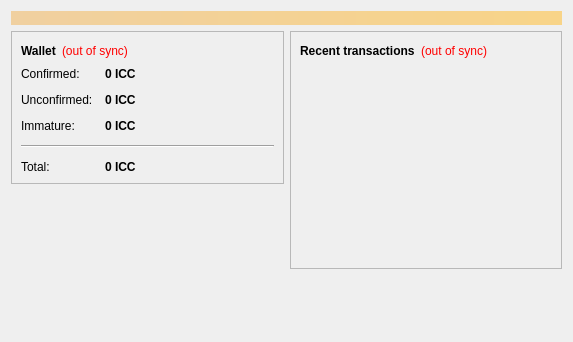
<?xml version="1.0" encoding="UTF-8"?>
<ui version="4.0">
 <class>OverviewPage</class>
 <widget class="QWidget" name="OverviewPage">
  <property name="geometry">
   <rect>
    <x>0</x>
    <y>0</y>
    <width>573</width>
    <height>342</height>
   </rect>
  </property>
  <property name="windowTitle">
   <string>Form</string>
  </property>
  <layout class="QVBoxLayout" name="topLayout">
   <item>
    <widget class="QLabel" name="labelAlerts">
     <property name="visible">
      <bool>false</bool>
     </property>
     <property name="styleSheet">
      <string notr="true">background-color: qlineargradient(x1: 0, y1: 0, x2: 1, y2: 0, stop:0 #F0D0A0, stop:1 #F8D488); color:#000000;</string>
     </property>
     <property name="wordWrap">
      <bool>true</bool>
     </property>
     <property name="margin">
      <number>3</number>
     </property>
    </widget>
   </item>
   <item>
    <layout class="QHBoxLayout" name="horizontalLayout" stretch="1,1">
     <item>
      <layout class="QVBoxLayout" name="verticalLayout_2">
       <item>
        <widget class="QFrame" name="frame">
         <property name="frameShape">
          <enum>QFrame::StyledPanel</enum>
         </property>
         <property name="frameShadow">
          <enum>QFrame::Raised</enum>
         </property>
         <layout class="QVBoxLayout" name="verticalLayout_4">
          <item>
           <layout class="QHBoxLayout" name="horizontalLayout_4">
            <item>
             <widget class="QLabel" name="label_5">
              <property name="font">
               <font>
                <weight>75</weight>
                <bold>true</bold>
               </font>
              </property>
              <property name="text">
               <string>Wallet</string>
              </property>
             </widget>
            </item>
            <item>
             <widget class="QLabel" name="labelWalletStatus">
              <property name="toolTip">
               <string>The displayed information may be out of date. Your wallet automatically synchronizes with the ICCCOIN network after a connection is established, but this process has not completed yet.</string>
              </property>
              <property name="styleSheet">
               <string notr="true">QLabel { color: red; }</string>
              </property>
              <property name="text">
               <string notr="true">(out of sync)</string>
              </property>
              <property name="alignment">
               <set>Qt::AlignLeading|Qt::AlignLeft|Qt::AlignVCenter</set>
              </property>
             </widget>
            </item>
            <item>
             <spacer name="horizontalSpacer_2">
              <property name="orientation">
               <enum>Qt::Horizontal</enum>
              </property>
              <property name="sizeHint" stdset="0">
               <size>
                <width>40</width>
                <height>20</height>
               </size>
              </property>
             </spacer>
            </item>
           </layout>
          </item>
          <item>
           <layout class="QFormLayout" name="formLayout_2">
            <property name="fieldGrowthPolicy">
             <enum>QFormLayout::AllNonFixedFieldsGrow</enum>
            </property>
            <property name="horizontalSpacing">
             <number>12</number>
            </property>
            <property name="verticalSpacing">
             <number>12</number>
            </property>
            <item row="0" column="0">
             <widget class="QLabel" name="label">
              <property name="text">
               <string>Confirmed:</string>
              </property>
             </widget>
            </item>
            <item row="0" column="1">
             <widget class="QLabel" name="labelBalance">
              <property name="font">
               <font>
                <weight>75</weight>
                <bold>true</bold>
               </font>
              </property>
              <property name="cursor">
               <cursorShape>IBeamCursor</cursorShape>
              </property>
              <property name="toolTip">
               <string>Your current spendable balance</string>
              </property>
              <property name="text">
               <string notr="true">0 ICC</string>
              </property>
              <property name="textInteractionFlags">
               <set>Qt::LinksAccessibleByMouse|Qt::TextSelectableByKeyboard|Qt::TextSelectableByMouse</set>
              </property>
             </widget>
            </item>
            <item row="1" column="0">
             <widget class="QLabel" name="label_3">
              <property name="text">
               <string>Unconfirmed:</string>
              </property>
             </widget>
            </item>
            <item row="1" column="1">
             <widget class="QLabel" name="labelUnconfirmed">
              <property name="font">
               <font>
                <weight>75</weight>
                <bold>true</bold>
               </font>
              </property>
              <property name="cursor">
               <cursorShape>IBeamCursor</cursorShape>
              </property>
              <property name="toolTip">
               <string>Total of transactions that have yet to be confirmed, and do not yet count toward the spendable balance</string>
              </property>
              <property name="text">
               <string notr="true">0 ICC</string>
              </property>
              <property name="textInteractionFlags">
               <set>Qt::LinksAccessibleByMouse|Qt::TextSelectableByKeyboard|Qt::TextSelectableByMouse</set>
              </property>
             </widget>
            </item>
            <item row="2" column="0">
             <widget class="QLabel" name="labelImmatureText">
              <property name="text">
               <string>Immature:</string>
              </property>
             </widget>
            </item>
            <item row="2" column="1">
             <widget class="QLabel" name="labelImmature">
              <property name="font">
               <font>
                <weight>75</weight>
                <bold>true</bold>
               </font>
              </property>
              <property name="toolTip">
               <string>Mined balance that has not yet matured</string>
              </property>
              <property name="text">
               <string notr="true">0 ICC</string>
              </property>
              <property name="textInteractionFlags">
               <set>Qt::LinksAccessibleByMouse|Qt::TextSelectableByKeyboard|Qt::TextSelectableByMouse</set>
              </property>
             </widget>
            </item>
            <item row="4" column="0">
             <widget class="QLabel" name="labelTotalText">
              <property name="text">
               <string>Total:</string>
              </property>
             </widget>
            </item>
            <item row="4" column="1">
             <widget class="QLabel" name="labelTotal">
              <property name="font">
               <font>
                <weight>75</weight>
                <bold>true</bold>
               </font>
              </property>
              <property name="cursor">
               <cursorShape>IBeamCursor</cursorShape>
              </property>
              <property name="toolTip">
               <string>Your current total balance</string>
              </property>
              <property name="text">
               <string notr="true">0 ICC</string>
              </property>
              <property name="textInteractionFlags">
               <set>Qt::LinksAccessibleByMouse|Qt::TextSelectableByKeyboard|Qt::TextSelectableByMouse</set>
              </property>
             </widget>
            </item>
            <item row="3" column="0" colspan="2">
             <widget class="Line" name="line">
              <property name="orientation">
               <enum>Qt::Horizontal</enum>
              </property>
             </widget>
            </item>
           </layout>
          </item>
         </layout>
        </widget>
       </item>
       <item>
        <spacer name="verticalSpacer">
         <property name="orientation">
          <enum>Qt::Vertical</enum>
         </property>
         <property name="sizeHint" stdset="0">
          <size>
           <width>20</width>
           <height>40</height>
          </size>
         </property>
        </spacer>
       </item>
      </layout>
     </item>
     <item>
      <layout class="QVBoxLayout" name="verticalLayout_3">
       <item>
        <widget class="QFrame" name="frame_2">
         <property name="frameShape">
          <enum>QFrame::StyledPanel</enum>
         </property>
         <property name="frameShadow">
          <enum>QFrame::Raised</enum>
         </property>
         <layout class="QVBoxLayout" name="verticalLayout">
          <item>
           <layout class="QHBoxLayout" name="horizontalLayout_2">
            <item>
             <widget class="QLabel" name="label_4">
              <property name="text">
               <string>&lt;b&gt;Recent transactions&lt;/b&gt;</string>
              </property>
             </widget>
            </item>
            <item>
             <widget class="QLabel" name="labelTransactionsStatus">
              <property name="toolTip">
               <string>The displayed information may be out of date. Your wallet automatically synchronizes with the ICCCOIN network after a connection is established, but this process has not completed yet.</string>
              </property>
              <property name="styleSheet">
               <string notr="true">QLabel { color: red; }</string>
              </property>
              <property name="text">
               <string notr="true">(out of sync)</string>
              </property>
              <property name="alignment">
               <set>Qt::AlignRight|Qt::AlignTrailing|Qt::AlignVCenter</set>
              </property>
             </widget>
            </item>
            <item>
             <spacer name="horizontalSpacer">
              <property name="orientation">
               <enum>Qt::Horizontal</enum>
              </property>
              <property name="sizeHint" stdset="0">
               <size>
                <width>40</width>
                <height>20</height>
               </size>
              </property>
             </spacer>
            </item>
           </layout>
          </item>
          <item>
           <widget class="QListView" name="listTransactions">
            <property name="styleSheet">
             <string notr="true">QListView { background: transparent; }</string>
            </property>
            <property name="frameShape">
             <enum>QFrame::NoFrame</enum>
            </property>
            <property name="verticalScrollBarPolicy">
             <enum>Qt::ScrollBarAlwaysOff</enum>
            </property>
            <property name="horizontalScrollBarPolicy">
             <enum>Qt::ScrollBarAlwaysOff</enum>
            </property>
            <property name="selectionMode">
             <enum>QAbstractItemView::NoSelection</enum>
            </property>
           </widget>
          </item>
         </layout>
        </widget>
       </item>
       <item>
        <spacer name="verticalSpacer_2">
         <property name="orientation">
          <enum>Qt::Vertical</enum>
         </property>
         <property name="sizeHint" stdset="0">
          <size>
           <width>20</width>
           <height>40</height>
          </size>
         </property>
        </spacer>
       </item>
      </layout>
     </item>
    </layout>
   </item>
  </layout>
 </widget>
 <resources/>
 <connections/>
</ui>
